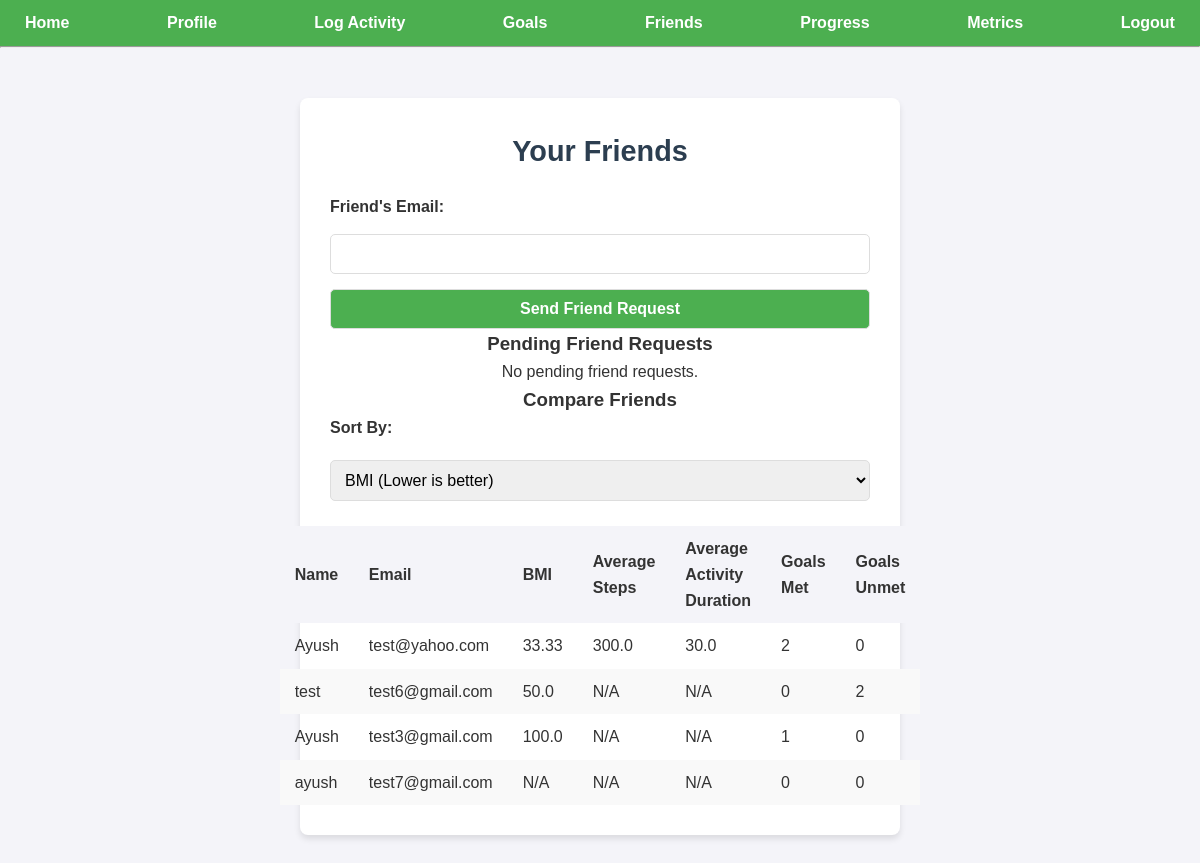
The page /friends (signed in) on the database as committed earlier.
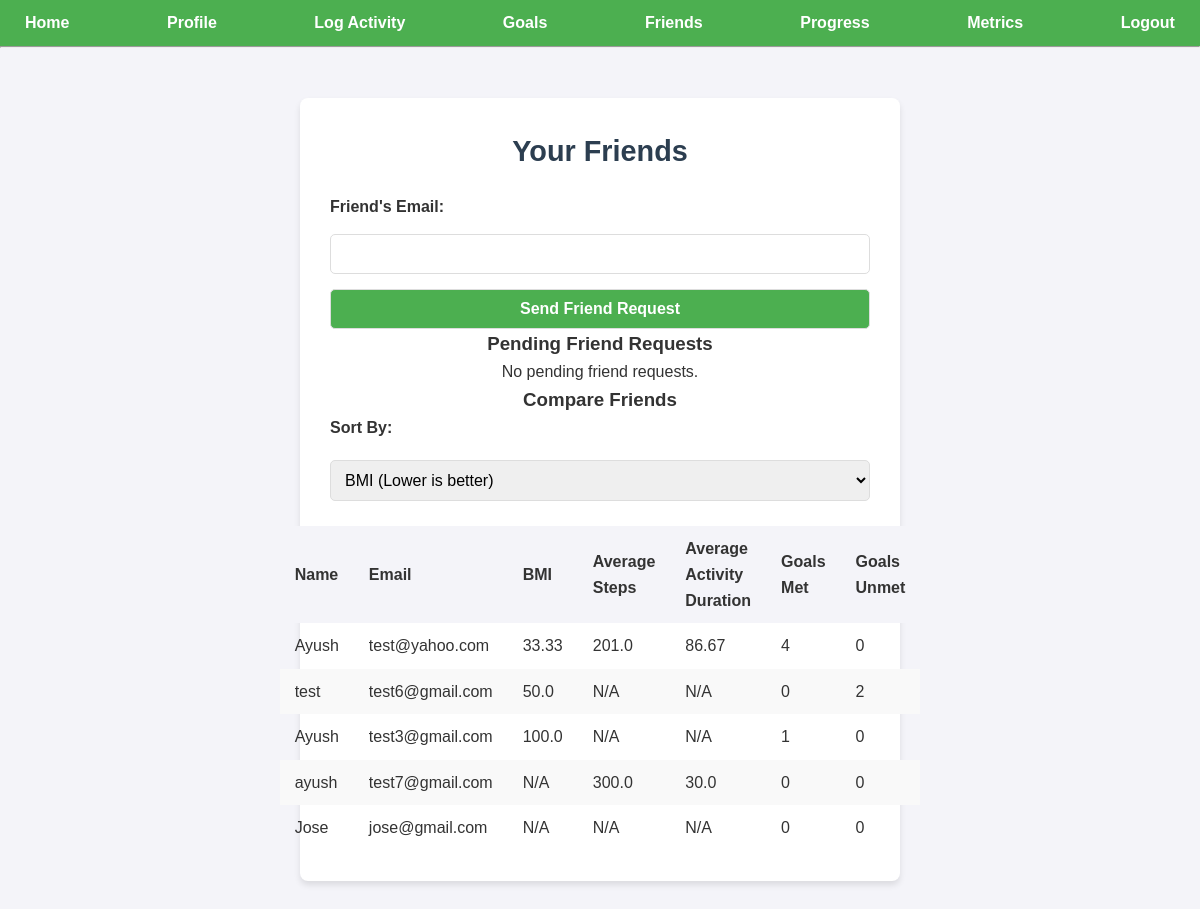
The same page on the database as committed later.
### models.py (models this page shows)
class User(db.Model):
    __tablename__ = 'users'
    id = db.Column(db.Integer, primary_key=True)  # Unique ID for each user
    name = db.Column(db.String(100), nullable=False)  # User's name
    email = db.Column(db.String(100), unique=True, nullable=False)  # Unique email
    password = db.Column(db.String(200), nullable=False)  # Hashed password
    height = db.Column(db.Float, nullable=True)  # User's height in cm
    weight = db.Column(db.Float, nullable=True)  # User's weight in kg
    age = db.Column(db.Integer, nullable=True)  # User's age
    gender = db.Column(db.String(10), nullable=True)  # User's gender
    fitness_level = db.Column(db.String(20), nullable=True)  # Fitness level
    activities = db.relationship('Activity', back_populates='user', cascade="all, delete-orphan")
    fitness_goals = db.relationship('Goal', back_populates='user', cascade="all, delete-orphan")
    friends = db.relationship('Friendship', foreign_keys='Friendship.user_id', back_populates='user', cascade="all, delete-orphan")

### app.py (the view, shortened to what this page needs)
@app.route('/friends', methods=['GET', 'POST'])
def friends():
    if 'user_id' not in session:
        flash('Please log in to access your friends list.')
        return redirect(url_for('login'))
    user = User.query.get(session['user_id'])
    incoming_requests = Friendship.query.filter_by(friend_id=user.id, status='pending').all()
    accepted_friendships = Friendship.query.filter(
        ((Friendship.user_id == user.id) | (Friendship.friend_id == user.id)) &
        (Friendship.status == 'accepted')
    ).all()
    def calculate_metrics(person):
        activities = Activity.query.filter_by(user_id=person.id).all()
        return {
            'name': person.name,
            'email': person.email,
            'bmi': round(person.weight / ((person.height / 100) ** 2), 2) if person.height and person.weight else None,
            'avg_steps': round(sum(a.steps for a in activities if a.steps) / len(activities), 2) if activities else None,
            'avg_duration': round(sum(a.duration for a in activities if a.duration) / len(activities), 2) if activities else None,
            'goals_met': Goal.query.filter_by(user_id=person.id).filter(Goal.progress >= Goal.target_value).count(),
            'goals_unmet': Goal.query.filter_by(user_id=person.id).filter(Goal.progress < Goal.target_value).count()
        }
    friends_data = [calculate_metrics(friendship.friend if friendship.user_id == user.id else friendship.user)
                    for friendship in accepted_friendships]
    friends_data.append(calculate_metrics(user))  # Include logged-in user in comparison
    sort_category = request.args.get('sort', 'bmi')
    reverse_sort = sort_category not in ['bmi']  # BMI is sorted ascending; others descending
    def sorting_key(item):
        value = item.get(sort_category)
        if value is None:
            return float('inf') if not reverse_sort else float('-inf')
        return value
    friends_data.sort(key=sorting_key, reverse=reverse_sort)
    return render_template('friends.html', user=user, incoming_requests=incoming_requests, accepted_friends=friends_data, sort_category=sort_category)

### app.py (called while the page is built)
@app.before_request
def create_tables_once():
    global first_request_done
    if not first_request_done:
        db.create_all()
        first_request_done = True

### templates/friends.html (shortened to what this page needs)
{% extends "base.html" %}
{% block content %}
<div class="container">
    <h2>Your Friends</h2>
    <form method="POST">
        <label for="friend_email">Friend's Email:</label>
        <input type="email" name="friend_email" id="friend_email" required>
        <button type="submit">Send Friend Request</button>
    </form>
    <h3>Pending Friend Requests</h3>
    {% if incoming_requests %}
    <table>
        <thead>
            <tr>
                <th>From</th>
                <th>Actions</th>
            </tr>
        </thead>
        <tbody>
            {% for request in incoming_requests %}
            <tr>
                <td>{{ request.user.name }} ({{ request.user.email }})</td>
                <td>
                    <form method="POST" action="{{ url_for('update_friendship', friendship_id=request.id) }}">
                        <button name="status" value="accepted">Accept</button>
                        <button name="status" value="rejected">Reject</button>
                    </form>
                </td>
            </tr>
            {% endfor %}
        </tbody>
    </table>
    {% else %}
    <p>No pending friend requests.</p>
    {% endif %}
    <h3>Compare Friends</h3>
    <form method="GET" action="{{ url_for('friends') }}">
        <label for="sort_category">Sort By:</label>
        <select name="sort" id="sort_category" onchange="this.form.submit()">
            <option value="bmi" {% if sort_category == 'bmi' %}selected{% endif %}>BMI (Lower is better)</option>
        </select>
    </form>
    <table>
        <thead>
            <tr>
                <th>Name</th>
                <th>Email</th>
                <th>BMI</th>
                <th>Average Steps</th>
                <th>Average Activity Duration</th>
                <th>Goals Met</th>
                <th>Goals Unmet</th>
            </tr>
        </thead>
        <tbody>
            {% for friend in accepted_friends %}
            <tr>
                <td>{{ friend.name }}</td>
                <td>{{ friend.email }}</td>
                <td>{{ friend.bmi if friend.bmi is not none else 'N/A' }}</td>
                <td>{{ friend.avg_steps if friend.avg_steps is not none else 'N/A' }}</td>
                <td>{{ friend.avg_duration if friend.avg_duration is not none else 'N/A' }}</td>
                <td>{{ friend.goals_met }}</td>
                <td>{{ friend.goals_unmet }}</td>
            </tr>
            {% endfor %}
        </tbody>
    </table>
</div>
{% endblock %}

### templates/base.html (shortened to what this page needs)
<!DOCTYPE html>
<html lang="en">
<head>
    <link rel="stylesheet" type="text/css" href="{{ url_for('static', filename='style.css') }}">
</head>
<body>
    <nav>
        <a href="{{ url_for('index') }}">Home</a>
        {% if 'user_id' in session %}
            <a href="{{ url_for('profile') }}">Profile</a>
            <a href="{{ url_for('add_activity') }}">Log Activity</a>
            <a href="{{ url_for('goals') }}">Goals</a>
            <a href="{{ url_for('friends') }}">Friends</a>
            <a href="{{ url_for('progress') }}">Progress</a>
            <a href="{{ url_for('metrics') }}">Metrics</a>
            <a href="{{ url_for('logout') }}">Logout</a>
        {% else %}
            <a href="{{ url_for('login') }}">Login</a>
            <a href="{{ url_for('register') }}">Register</a>
        {% endif %}
    </nav>
    <hr>
    {% block content %}{% endblock %}
</body>
</html>

### static/style.css (style rules this page uses)
* { margin: 0; padding: 0; box-sizing: border-box; }
body { font-family: Arial, sans-serif; background-color: #f4f4f9; color: #333; line-height: 1.6; margin: 0; padding: 0; }
nav { background: #4CAF50; color: #fff; padding: 10px 15px; display: flex; justify-content: space-between; align-items: center; }
nav a { color: white; text-decoration: none; margin: 0 10px; font-weight: bold; }
.container { max-width: 600px; margin: 50px auto; padding: 30px; background: white; border-radius: 8px; box-shadow: 0 4px 6px rgba(0, 0, 0, 0.1); display: flex; flex-direction: column; align-items: center; text-align: center; }
form { display: flex; flex-direction: column; width: 100%; gap: 15px; }
form label { font-weight: bold; align-self: flex-start; }
form input, form select, form button { padding: 10px; border: 1px solid #ddd; border-radius: 5px; font-size: 1rem; width: 100%; }
form button { background-color: #4CAF50; color: white; cursor: pointer; font-weight: bold; }
h1, h2 { font-size: 1.8rem; margin-bottom: 20px; color: #2c3e50; text-align: center; }
table { width: 100%; border-collapse: collapse; margin-top: 20px; }
th, td { text-align: left; padding: 10px 15px; }
th { background-color: #f4f4f9; font-weight: bold; }
tr:nth-child(even) { background-color: #f9f9f9; }
td:first-child { width: 50%; }
td:last-child { width: 50%; }
select { padding: 5px; margin: 5px 0; border-radius: 5px; border: 1px solid #ddd; }

Rows that differ between the two databases and show on the page:
computed for User "test@yahoo.com": avg_steps "300.0" → "201.0"; avg_duration "30.0" → "86.67"; goals_met "2" → "4"
computed for User "ayush": avg_steps "N/A" → "300.0"; avg_duration "N/A" → "30.0"
added User: name "Jose", email "jose@gmail.com", bmi "N/A", avg_steps "N/A", avg_duration "N/A", goals_met "0", goals_unmet "0"
